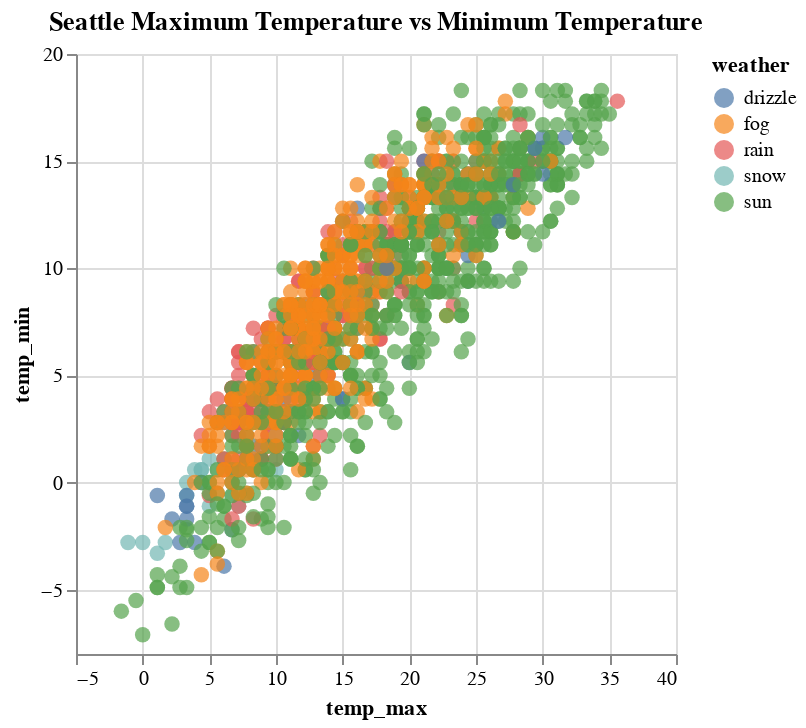

The code cell stored with this chart in its notebook:
### Markdown cell above
##### Question 2 (5 points)

Recreate the figure in Part 3 Question 3 with Altair.

### Code cell
alt.Chart(weather).mark_circle(size=60).encode(
    x='temp_max',
    y='temp_min',
    color='weather',
    tooltip=['temp_max', 'temp_min', 'weather']
).properties(
    title = 'Seattle Maximum Temperature vs Minimum Temperature'
)

### Figure 1 — Vega-Lite specification as saved in the notebook (floating-point values rounded to 4 significant figures; data arrays with more than 128 entries replaced by an {"elided": "..."} marker saying what was removed)
{"config": {"view": {"continuousWidth": 300, "continuousHeight": 300}}, "data": {"name": "data-830c39fec90146253fb06a06c26374ef"}, "mark": {"type": "circle", "size": 60}, "encoding": {"color": {"field": "weather", "type": "nominal"}, "tooltip": [{"field": "temp_max", "type": "quantitative"}, {"field": "temp_min", "type": "quantitative"}, {"field": "weather", "type": "nominal"}], "x": {"field": "temp_max", "type": "quantitative"}, "y": {"field": "temp_min", "type": "quantitative"}}, "title": "Seattle Maximum Temperature vs Minimum Temperature", "$schema": "https://vega.github.io/schema/vega-lite/v5.16.3.json", "datasets": {"data-830c39fec90146253fb06a06c26374ef": {"elided": "1461 records"}}}
